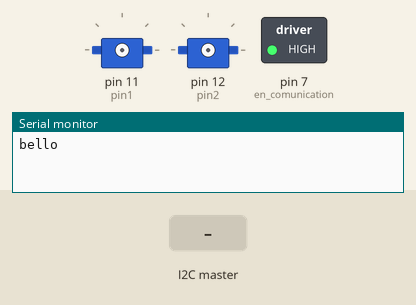
Simulated run of this sketch. Board: Arduino Uno, built with avr-gcc and run on an emulated ATmega328P. Parts: 2 × servo, switched loads named in the sketch (green lamp = pin HIGH), the last lines printed to the serial monitor. Inputs (shaded band) come from the test bench.

Above: at 0.1 s.
At 1.4 s:
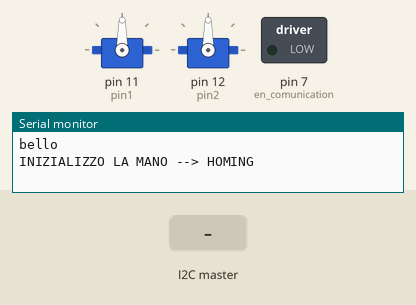
1.5 s: the I2C master sends the byte 1
At 2.0 s:
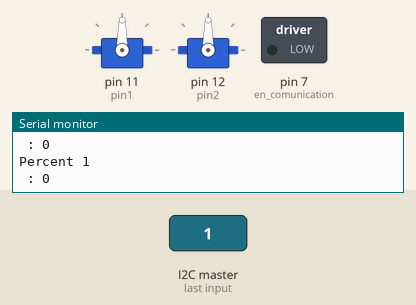
Timing chart, 0 to 4.5 s (numbered marks = the images above; inputs shaded):
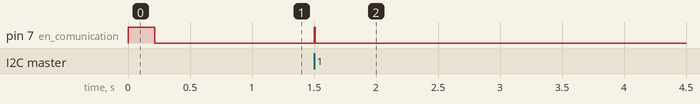

The sketch:

robotic_wrist_controller.ino
```cpp
/*********************************************************************************************************
  BRACCIO ROBOTICO COMANDATO DA ROS
  PROGRAMMA CONTROLLO POLSO A 2 GRADI DI LIBERTA'
  mediante utilizzo arduino micro
  Authors: Baglioni Francesco (f.baglioni001@studenti.unibs.it )
          Campregher Francesco (f.campregher@studenti.unibs.it)
          Mirandola Edoardo (e.mirandola@studenti.unibs.it)
  A.A. 2021/22
  REPO: https://github.com/fbaglioni001/SISTEMI_MECCATRONICI_INTERAGENTI_CON_LUOMO_AUTOMAZIONE_BRACCIO.git
**********************************************************************************************************/

//#include "ServoHand.h"
#include <Wire.h>
#include "ServoFinger.h"
// DEFINIZIONE PIN SERVO ARDUINO MICRO
// pin D3 18 SCL
// pin D2 19 SDA

#define _DATA_BYTES 7
#define NUM_WRIST_ 2

#define MAX_1 180000  //1: polso1 53% mezzeria polso
#define MIN_1 1
#define MAX_2 180000 //2: polso2 53% mezzeria polso
#define MIN_2 1

#define _SMOOTHING 70
#define _RESOLUTION 300

// DEFINIZIONE PIN SERVO
#define pin1 11
#define pin2 12
#define en_comunication 7 //enable i2c impostato a 1 per non scrittura

//DEFINIZIONE VELOCITA' SERVO
#define _START_DELAY 10

String comando = "";
bool test_case = true;
long unsigned int t[NUM_WRIST_];
long unsigned int t_offset = 0;
String dato = "";
int is_setup = 0;
int index = 0;
int isMoving = 0;
int isRelative = 0;
unsigned int offsetTime = 0;
unsigned int totalTime = 0;
//VARIABILI MANO:
const long int home_angles[] = {
  MIN_1,
  MIN_2,
};
const long int max_angles[] = {
  MAX_1,
  MAX_2,
};
long int angles[NUM_WRIST_];
int percentAngles[NUM_WRIST_];
long int deltaAngle[NUM_WRIST_];
int iterations[NUM_WRIST_];
ServoFinger sf[NUM_WRIST_];

//----------- Variabili i2c -------------
unsigned int triggerPin = en_comunication;
int data[_DATA_BYTES];

void setup() {
  pinMode(en_comunication, OUTPUT);
  pinMode(pin1, OUTPUT);
  pinMode(pin2, OUTPUT);
  digitalWrite(en_comunication, HIGH);
  Serial.begin(9600);
  while(!Serial);
  Serial.println("bello");
  delay(200);
  Wire.begin(43);
  Wire.onReceive(receiveData);
  noInterrupts();
  for (int i = 0; i < NUM_WRIST_; i++) {
      sf[i] = ServoFinger();
    }
    sf[0].setAll(pin1, MIN_1, MAX_1, _START_DELAY, _RESOLUTION, _SMOOTHING);
    sf[1].setAll(pin2, MIN_2, MAX_2, _START_DELAY, _RESOLUTION, _SMOOTHING);

    Serial.println("INIZIALIZZO LA MANO --> HOMING");
    for (int i = 0; i < NUM_WRIST_; i++) {
      sf[i].attachServo();
    }
  homing();
  interrupts();
  digitalWrite(en_comunication, LOW);
}

void loop() {

//  if(Serial.available() > 4) {
//   int ang1 = Serial.parseInt();
//   Serial.println(ang1);
//   int ang2 = Serial.parseInt();
//   Serial.println(ang2);
//    test(ang1);
//    test1(ang2);
//    }

 /*  if(isMoving == 0) {
  if(test_case) {
    test2();
  } else {
    test3();
  }
  }*/

  if (is_setup == 1) {
    t_offset = millis();
    if(isRelative == 0) {
      for (int i = 0; i < NUM_WRIST_; i++)
      {
        angles[i] = home_angles[i] + (percentAngles[i]*(max_angles[i]-home_angles[i]))/100;
        //Serial.print("ANGOLO:");
        //Serial.println(angles[i]);
      }
    } else {
      for (int i = 0; i < NUM_WRIST_; i++)
      {
        angles[i] = angles[i] + (long int)((percentAngles[i]*(max_angles[i]-home_angles[i]))/100.0);
      }
    }

    setAngles(angles,totalTime);
    digitalWrite(triggerPin, HIGH);
    isMoving = 1;
    is_setup = 0;
//    while(millis -t_offset < offsetTime) {
//
//    }
    for (int i = 0; i < NUM_WRIST_; i++) {
      t[i] = millis();
    }
  }
  if (isMoving == 1) {
    if (_runToPosition() == 0) {
      //Serial.println("Movimento finito");
      digitalWrite(triggerPin,LOW);
      test_case = !test_case;
    }
  }
}

void homing() {
  writeFingers(home_angles);
}


void attachHand() {
  for (int i = 0; i < NUM_WRIST_; i++) {
    sf[i].attachServo();
  }
}

void setAngles(long int _angles[], int totalTime) {
  for (int i = 0; i < NUM_WRIST_; i++) {
    //Serial.println("Finger " + String(i) + "--------------");
    sf[i].setAngle(_angles[i]);
    //Serial.println("Angle = " + String(_angles[i]));
    deltaAngle[i] = abs(sf[i].getAngle() - sf[i].getPreviousAngle());
    //Serial.println("dAngle = " + String(deltaAngle[i]));
    iterations[i] = sf[i].getTotalIterations(_angles[i], sf[i].getPreviousAngle());
    //Serial.println("Iter = " + String(iterations[i]));
  }
  int maxTime = getMax(iterations) * _START_DELAY;
  if(totalTime > maxTime) {
    maxTime = totalTime;
  }
  for (int i = 0; i < NUM_WRIST_; i++) {
    int act_delay = 0;
    if (iterations[i] != 0) {
      //Serial.println(String(maxTime) + "/" + String(iterations[i]));
      act_delay = max(_START_DELAY, round((float) maxTime / iterations[i]));
    } else {
      act_delay = _START_DELAY;
    }
    sf[i].setDelay(act_delay);
    //Serial.println("Delay = " + String(act_delay));
  }
}

int _runToPosition() {
  int a = 0;
  for (int i = 0; i < NUM_WRIST_; i++) {
    if (sf[i].getIsMoving() == 1) {
      if (sf[i]._run( & t[i]) == 1) {
        a++;
        //Serial.println(a);
      }
    }
  }
  if (a == 0) {
    isMoving = 0;
  } else {
    isMoving = 1;
  }
  return isMoving;

}
void writeFingers(long int _angles[]) {
  int defaultTime = 1000;
  setAngles(_angles, defaultTime);
  for (int i = 0; i < NUM_WRIST_; i++) {
    sf[i].writeAngle(_angles[i]);
  }
}

void writeFingers(long int _angles[],int moveTime) {
  setAngles(_angles, moveTime);
  for (int i = 0; i < NUM_WRIST_; i++) {
    sf[i].writeAngle(_angles[i]);
  }
}

int getMax(int a[]) {
  int _max = 0;
  for (int i = 0; i < NUM_WRIST_; i++) {
    _max = max(a[i], _max);
  }
  return _max;
}

//------funzioni per i2c ------
byte data_to_echo = 0;

void receiveData(int bytecount) {
  for (int i = 0; i < bytecount; i++) {
    data[i] = Wire.read();
  }
  isRelative = data[0];
  totalTime =(((int16_t) data[1]) << 8 | data[2])*2;
  offsetTime =(((int16_t) data[3]) << 8 | data[4]);
  for (int i = 5; i < _DATA_BYTES; i++) {
   percentAngles[i-5] = data[i];
  Serial.print("Percent ");
  Serial.println(i-5);
  Serial.print(" : ");
  Serial.println(percentAngles[i-5]);
  }
  is_setup = 1;
//  Serial.print("ISRELATIVE: ");
//  Serial.println(isRelative);
//   Serial.print("TotalTime: ");
//  Serial.println(totalTime);
//   Serial.print("offsetTime: ");
//  Serial.println(offsetTime);

}

void test(int p_ang) {

    isRelative = 0;
  totalTime = 3000;
  offsetTime = 0;
   percentAngles[0] = p_ang;
  is_setup = 1;
  }


void test1(int p_ang) {
      isRelative = 0;
  totalTime = 1500;
  offsetTime = 0;
   percentAngles[1] = p_ang;

  is_setup = 1;
}

void test2() {

    isRelative = 0;
  totalTime = 1500;
  offsetTime = 0;
   percentAngles[0] = 25;
   percentAngles[1] = 100;

  is_setup = 1;
  }


void test3() {
    isRelative = 0;
  totalTime = 1500;
  offsetTime = 0;
   percentAngles[0] = 65;
   percentAngles[1] = 0;

  is_setup = 1;
  }
```

ServoFinger.cpp
```cpp
#include "Arduino.h"
#include "ServoFinger.h"
#include <Servo.h>

  void ServoFinger::setAll(int _pin, long int _minAngle, long int _maxAngle, unsigned int _delayMillis,int _resolution, int _smoothing){
    minAngle = _minAngle;
    maxAngle = _maxAngle;
    previousAngle = _maxAngle;
    angle = previousAngle;
    smoothedAngle = previousAngle;
    pin = _pin;
    delayMillis = _delayMillis;
    resolution  = _resolution;
    smoothing = _smoothing;
    isMoving = 0;
  }

  void ServoFinger::attachServo() {
    servo.attach(pin);
  }
	long int ServoFinger::getPreviousAngle() {
		return previousAngle;
	}

	long int ServoFinger::getAngle() {
		return	angle;
	}

	long int ServoFinger::getSmoothedAngle() {
		return smoothedAngle;
	}

	long int ServoFinger::getMinAngle() {
		return	minAngle;
	}
	long int ServoFinger::getMaxAngle() {
		return maxAngle;
	}
	int ServoFinger::getPin() {
			return pin;
	}
	int ServoFinger::getDelay() {
			return	delayMillis;
	}
 	int ServoFinger::getIsMoving() {
    return isMoving;
 	}
 	int ServoFinger::getResolution(){
 		return resolution;
 	}
 	int ServoFinger::getSmoothing() {
 		return smoothing;
 	}

	void ServoFinger::setAngle(long int _angle) {
		if (_angle>= minAngle && _angle <= maxAngle) {
		previousAngle = angle;
		angle = _angle;
    isMoving = 1;
    }
	}

	void ServoFinger::setDelay(int _delayMillis) {
		delayMillis	= _delayMillis;
	}

  void ServoFinger::setIsMoving(int _state) {
    isMoving = _state;
  }

  void ServoFinger::equal(ServoFinger sf) {
  	minAngle = sf.getMinAngle();
		maxAngle = sf.getMaxAngle();
		previousAngle = sf.getPreviousAngle();
		angle = sf.getAngle();
		smoothedAngle = sf.getSmoothedAngle();
		pin = getPin();
		delayMillis	= sf.getDelay();
		resolution	= sf.getResolution();
		smoothing = sf.getSmoothing();
		isMoving = sf.getIsMoving();
  	}

	int ServoFinger::getTotalIterations(long int _angle, long int _previousAngle) {
		long int _smoothedAngle, it = 0;
		while(abs(_angle - _previousAngle) >= resolution){
			_smoothedAngle	= (smoothing*_angle)/1000	+ ((1000 - smoothing)*_previousAngle)/1000;
			_previousAngle	= _smoothedAngle;
			it++;
		}
		return it;
	}
	void ServoFinger::writeAnglePercentage(int percent) {
		int _angle = (minAngle + (maxAngle-minAngle)*percent/100)/1000;
		servo.write(_angle);
		previousAngle = _angle;
	}
	void ServoFinger::writeAngle(long int _angle) {
	if (_angle>= minAngle && _angle <= maxAngle) {
		if(abs(angle - _angle) >= resolution) {
        previousAngle = _angle;
      	servo.write(_angle/1000);
    	} else {
        previousAngle = angle;
    	}
	}
	}
	long int ServoFinger::getNext() {
		if(abs(angle - previousAngle) >= resolution) {
			return (smoothing*angle)/1000 + ((1000 - smoothing)*previousAngle)/1000;
		} else {
			return angle;
		}
	}
	int ServoFinger::_run(long int *t) {
		if(millis() - *t > delayMillis) {
    		long int next = getNext();
        //Serial.println(previousAngle);
    		if(next == angle) {
    		    isMoving = 0;
  			} else {
    		  writeAngle(next);
    		  *t = millis();
   			}
		}
		return isMoving;
	}
```

ServoFinger.h
```cpp
#ifndef ServoFinger_h
#define ServoFinger_h

#include "Arduino.h"
#include <Servo.h>

class 	ServoFinger {

public:
	ServoFinger() = default;
  void setAll(int _pin, long int _minAngle, long int _maxAngle, unsigned int _delayMillis,int _resolution, int _smoothing);
	long int getPreviousAngle();
	long int getAngle();
	long int getSmoothedAngle();
	long int getMinAngle();
	long int getMaxAngle();
	int getPin();
	int getDelay();
	void setAngle(long int _angle);
	void setDelay(int _delayMillis);
	int getTotalIterations(long int _angle, long int _previousAngle);
	void writeAnglePercentage(int percent);
	void writeAngle(long int _angle);
  void attachServo();
	long int getNext();
 	int getIsMoving();
 	void setIsMoving(int _state);
 	int _run(long int *t);
  int getResolution();
  int getSmoothing();
  void equal(ServoFinger sf);

private:
	int smoothing;
	long int previousAngle;
	long int angle;
	long int smoothedAngle;
	long int minAngle;
	long int maxAngle;
	unsigned int delayMillis;
	int pin;
	int resolution;
  int isMoving;
	Servo servo;
};
#endif
```

Measured:
- after the input at 1.5 s, pin 7 (en_comunication): LOW → HIGH at once, → LOW 0.01 s later
